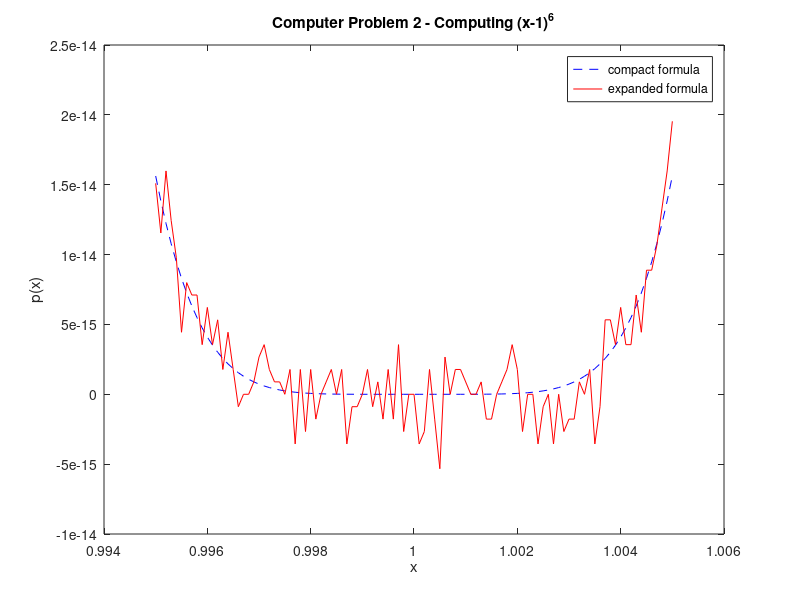

MATLAB code to generate this figure:
% Problem 2

% evaluation of polynomial

clear;clc;close all;
x = [0.995:0.0001:1.005]; 
poly1 = (x-1.0).^6;
poly2 = x.^6-6*x.^5+15*x.^4 -20*x.^3+15*x.^2-6*x+1;
plot(x,poly1,'b--',x,poly2,'r-');
title('Computer Problem 2 - Computing (x-1)^6');
xlabel('x'); ylabel('p(x)'); 
legend('compact formula','expanded formula');